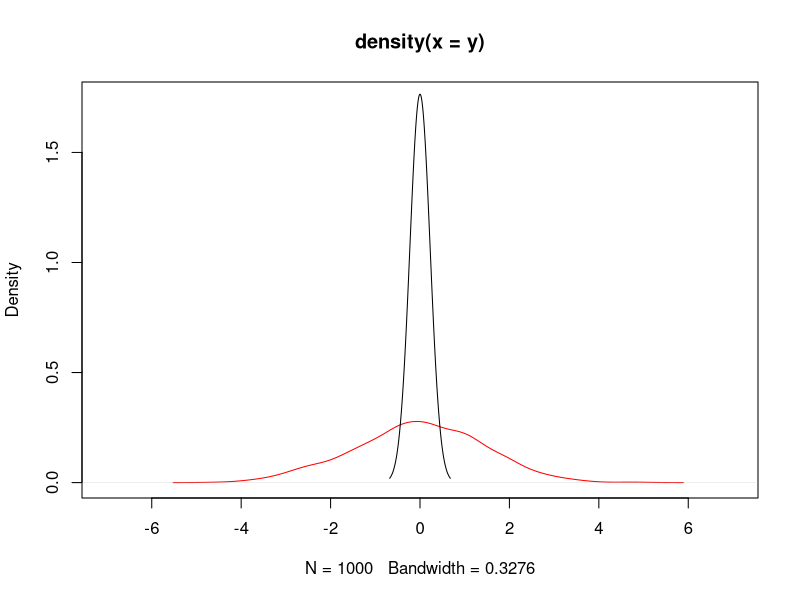
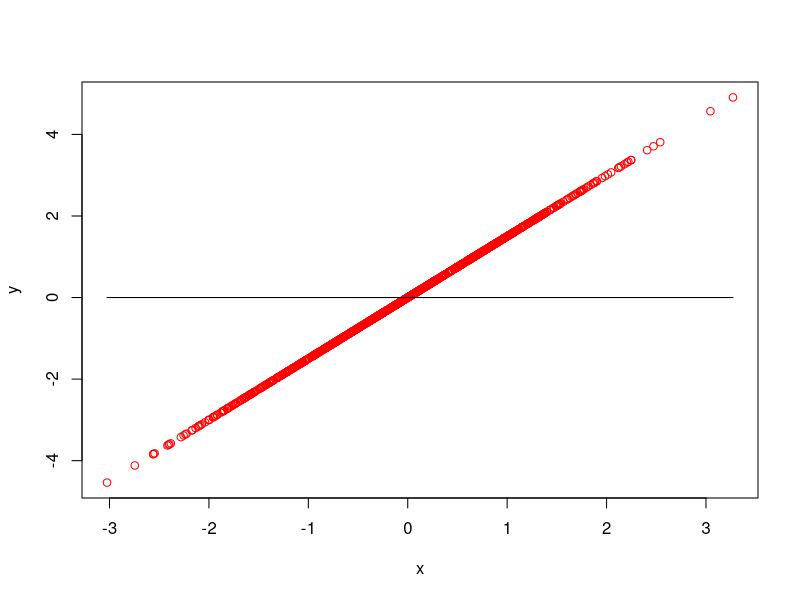
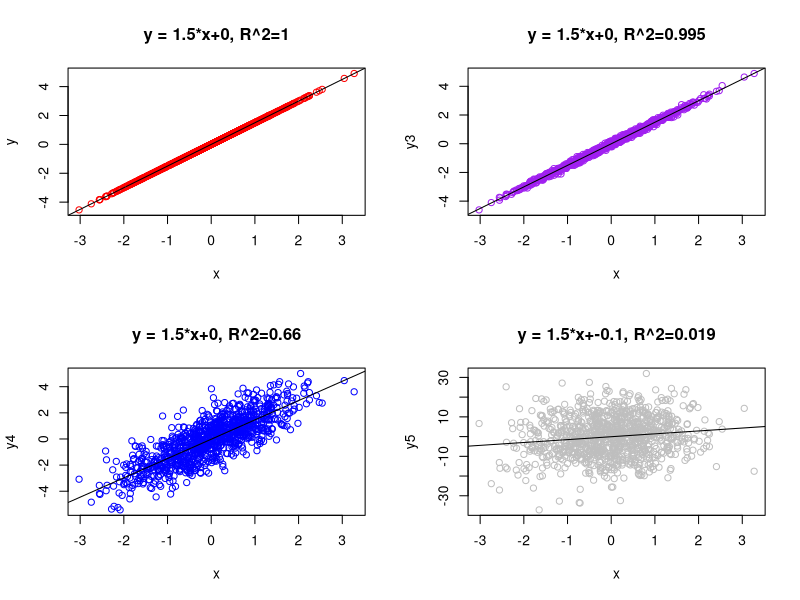
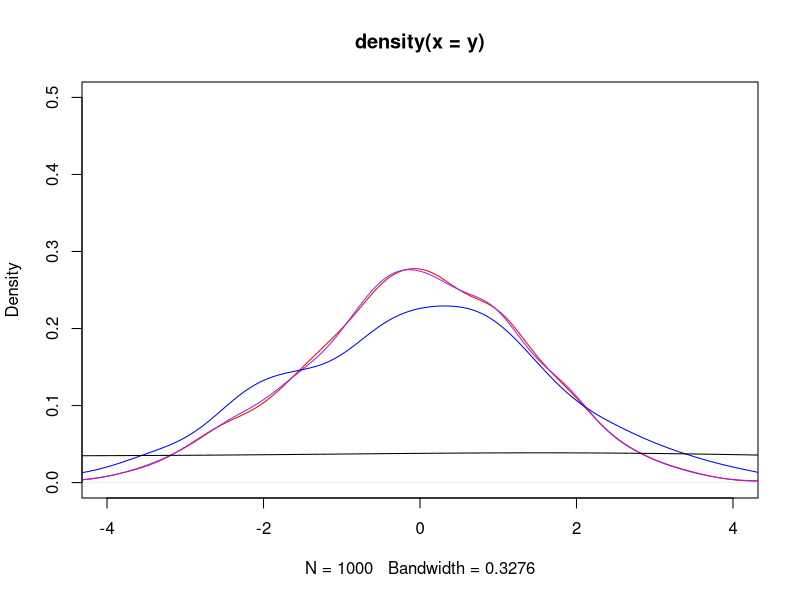

Write R code to recreate these figures, in order.
### Some simulations to look at two linear distributions

##starting with y=mx+b
m<-1.5
b<-0
x<-rnorm(1000)
y<-m*x+b
y2<-0*x+b
plot.new()
plot(density(y), ylim=c(0, 1.75), xlim=c(-7,7),  col="red")
lines(density(y2))
lm<-lm(y~x)
lm2<-lm(y2~x)
t.test(y, y2)
plot(x, y, col="red")
(lines(x, y2))







#### adding error of various sizes!
y3<-m*x+b+rnorm(1000,0, 0.1)
y4<-m*x+b+rnorm(1000,0, 1)
y5<-m*x+b+rnorm(1000,0, 10)
lm3<-lm(y3~x)
lm4<-lm(y4~x)
lm5<-lm(y5~x)




par(mfrow=c(2,2))
eq = paste0("y = ", round(lm$coefficients[2],1), "*x", "+",round(lm$coefficients[1],1), ", R^2=", round(summary(lm)$adj.r.squared, digits=3))
plot(x, y, col="red", main=eq)
abline(lm, col="black")
eq3 = paste0("y = ", round(lm3$coefficients[2],1), "*x", "+",round(lm3$coefficients[1],1), ", R^2=", round(summary(lm3)$adj.r.squared, digits=3))
plot(x, y3, col="purple", main=eq3)
abline(lm3, col="black")
eq4 = paste0("y = ", round(lm4$coefficients[2],1), "*x", "+",round(lm4$coefficients[1],1), ", R^2=", round(summary(lm4)$adj.r.squared, digits=3))
plot(x, y4, col="blue", main=eq4)
abline(lm4, col="black")
eq5 = paste0("y = ", round(lm5$coefficients[2],1), "*x", "+",round(lm5$coefficients[1],1), ", R^2=", round(summary(lm5)$adj.r.squared, digits=3))
plot(x, y5, col="grey", main=eq5)
abline(lm5, col="black")
dev.off()


plot(density(y), ylim=c(0, 0.5), xlim=c(-4,4),  col="red")
lines(density(y3), col="purple")
lines(density(y4), col="blue")
lines(density(y5), col="black")

